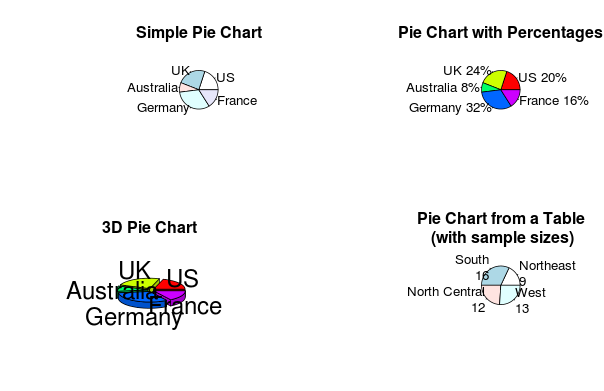

This chart was generated by the following R code:
# Круговые диаграммы
# Несмотря на то, что круговые диаграммы широко используются в деловом мире, они критикуются
# большинством статистиков, включая тех, кто пишет помощь для R. Они рекомендуют применять
# столбчатые или точечные диаграммы вместо круговых диаграмм, поскольку людям легче сравнивать
# длины, чем площади и объемы. Возможно, именно из-за таких соображений возможности
# построения круговых диаграмм в R довольно сильно ограничены по сравнению с другими
# статистическими программами.
# Круговые диаграммы создаются при помощи функции
# pie(x, labels)
# где x – это лишенный отрицательных значений числовой вектор, определяющий площадь каждого
# сегмента диаграммы, а labels – текстовый вектор, содержащий подписи для сегментов. В
# представленном ниже программном коде содержатся четыре примера:

# Объединяем четыре графика
par(mfrow=c(2, 2))
slices <- c(10, 12, 4, 16, 8)
lbls <- c("US", "UK", "Australia", "Germany", "France")
pie(slices, labels = lbls, main="Simple Pie Chart")

# Добавляем проценты к круговой диаграмме
pct <- round(slices/sum(slices)*100)
lbls2 <- paste(lbls, " ", pct, "%", sep="")
pie(slices, labels=lbls2, col=rainbow(length(lbls2)),
    main="Pie Chart with Percentages")

# 3D-диаграмма
library(plotrix)
pie3D(slices, labels=lbls,explode=0.1, main="3D Pie Chart ")

# Делаем диаграмму из таблицы
mytable <- table(state.region)
lbls3 <- paste(names(mytable), "\n", mytable, sep="")
pie(mytable, labels = lbls3, main="Pie Chart from a Table\n (with sample sizes)")


# Сначала вы задаете параметры диаграммы, так что все четыре элемента объединены на одной панели
# (объединение нескольких диаграмм в одну комбиированную рассмотрено в главе 3). Затем вы
# вводите данные, которые будут использованы в первых трех диаграммах.
# Для второй круговой диаграммы  вы преобразовываете размер выборок в проценты и
# добавляете эту информацию к подписям сегментов. Кроме того, сегменты этой диаграммы
# раскрашены с использованием функции rainbow(), описанной в главе 3. В нашем случае
# rainbow(length(lbls2)) означает rainbow(5), что задает пять цветов для диаграммы.
# Третья диаграмма – это трехмерная круговая диаграмма, созданная при помощи команды
# pie3D() из пакета plotrix. Проверьте, что вы скачали и установили этот пакет перед первым
# использованием. Статистики, которые не любят круговые диаграммы, прямо-таки ненавидят их
# трехмерную версию (хотя, возможно, втайне считают ее симпатичной). Это происходит потому, что
# 3D-эффект не дает никакой дополнительной информации о данных, а только отвлекает внимание,
# как приятная глазу вещь.
# На примере четвертой круговой диаграммы вы увидите, как построить ее на основе таблицы. 
# В этом случае вы подсчитываете число штатов в каждом регионе США и добавляете эту
# информацию к подписям сегментов перед созданием диаграммы.
